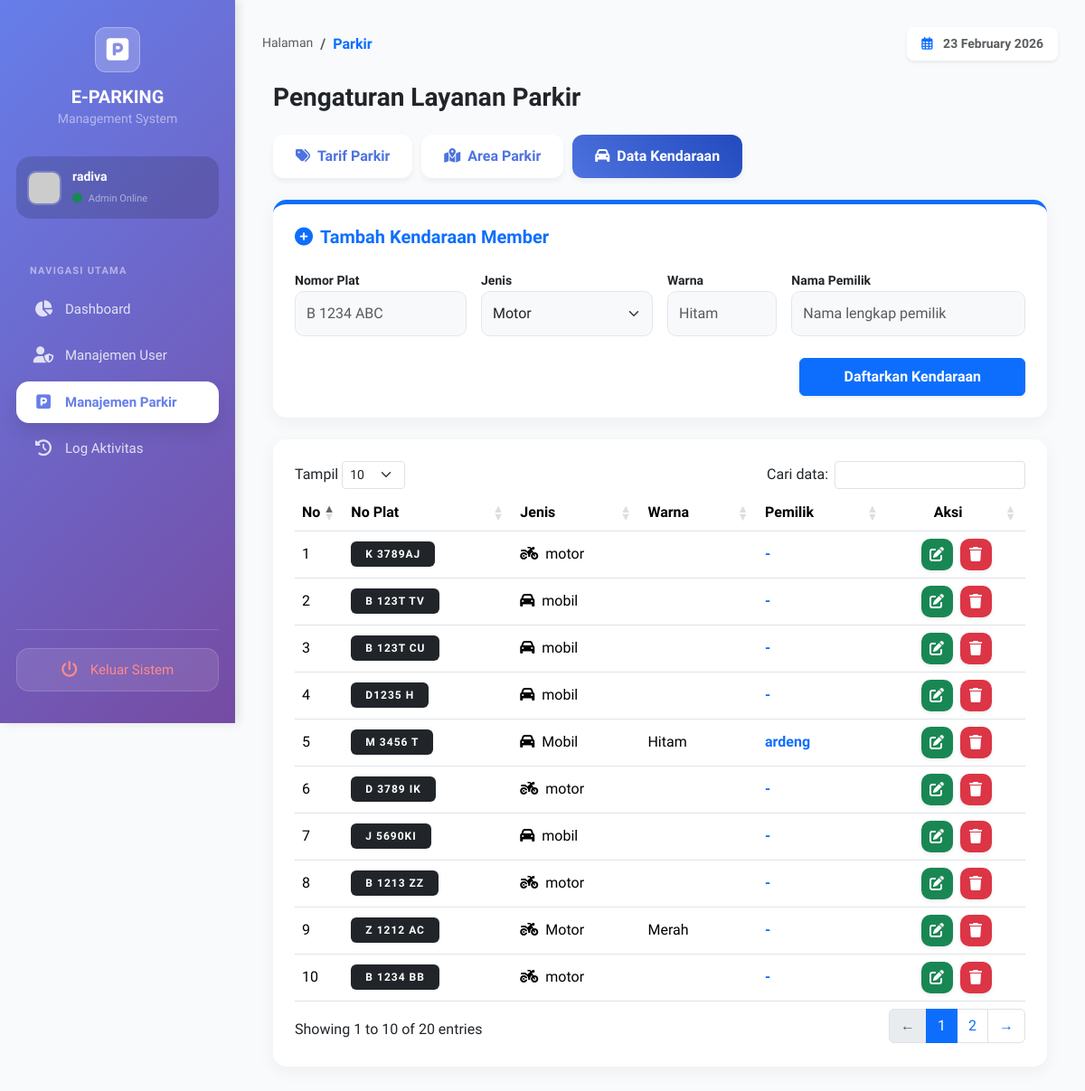
/Views/admin/admin.php?page=parkir&tab=kendaraan (signed in), run on the app's committed database.
### tables this page shows
CREATE TABLE `tb_kendaraan` (
  `id_kendaraan` int(11) NOT NULL,
  `plat_nomor` varchar(15) DEFAULT NULL,
  `jenis_kendaraan` varchar(20) DEFAULT NULL,
  `warna` varchar(20) DEFAULT NULL,
  `pemilik` varchar(100) DEFAULT NULL,
  `id_user` int(11) DEFAULT NULL
);

### Model/AdminModel.php (called while the page is built, shortened)
<?php
class AdminModel {
    private $db;
    public function __construct($db_conn) {
        $this->db = $db_conn;
    }
    public function getAllKendaraan() {
        return mysqli_query($this->db, "SELECT * FROM tb_kendaraan ORDER BY id_kendaraan DESC");
    }
}

### Views/admin/manajemen_parkir.php (the view, shortened to what this page needs)
<?php
require_once __DIR__ . '/../../Model/AdminModel.php';
$model = new AdminModel($conn);
$tab = $_GET['tab'] ?? 'tarif';
$editId = $_GET['edit'] ?? null;
?>
<link rel="stylesheet" href="https://cdn.datatables.net/1.13.6/css/dataTables.bootstrap5.min.css">
<link rel="stylesheet" href="https://cdnjs.cloudflare.com/ajax/libs/animate.css/4.1.1/animate.min.css">
<div class="container-fluid animate__animated animate__fadeIn">
    <div class="d-flex align-items-center justify-content-between mb-4">
        <h3 class="fw-bold text-gray-800 m-0">Pengaturan Layanan Parkir</h3>
    </div>
    <ul class="nav nav-pills mb-4" id="pills-tab">
        <li class="nav-item">
            <a class="nav-link <?= $tab=='tarif'?'active':'' ?>" href="?page=parkir&tab=tarif">
                <i class="fas fa-tags me-2"></i>Tarif Parkir
            </a>
        </li>
        <li class="nav-item">
            <a class="nav-link <?= $tab=='area'?'active':'' ?>" href="?page=parkir&tab=area">
                <i class="fas fa-map-marked-alt me-2"></i>Area Parkir
            </a>
        </li>
        <li class="nav-item">
            <a class="nav-link <?= $tab=='kendaraan'?'active':'' ?>" href="?page=parkir&tab=kendaraan">
                <i class="fas fa-car me-2"></i>Data Kendaraan
            </a>
        </li>
    </ul>
    <?php if($tab=='kendaraan'):
        $edit = ($editId) ? $model->getKendaraanById($editId) : null;
        $qKendaraan = $model->getAllKendaraan();
    ?>
        <div class="card card-custom p-4 mb-4 border-top border-primary border-5">
            <h5 class="fw-bold mb-4 text-primary"><?= $edit?'<i class="fas fa-edit me-2"></i>Edit':'<i class="fas fa-plus-circle me-2"></i>Tambah' ?> Kendaraan Member</h5>
            <form method="post" action="../../Controller/ParkirController.php">
                <div class="row g-3">
                    <div class="col-md-3">
                        <label class="small fw-bold">Nomor Plat</label>
                        <input name="plat_nomor" class="form-control form-control-custom bg-light" placeholder="B 1234 ABC" value="<?= htmlspecialchars($edit['plat_nomor'] ?? '') ?>" required>
                    </div>
                    <div class="col-md-3">
                        <label class="small fw-bold">Jenis</label>
                        <select name="jenis_kendaraan" class="form-select form-control-custom bg-light" required>
                            <option value="Motor" <?= (($edit['jenis_kendaraan'] ?? '') == 'Motor') ? 'selected' : '' ?>>Motor</option>
                        </select>
                    </div>
                    <div class="col-md-2">
                        <label class="small fw-bold">Warna</label>
                        <input name="warna" class="form-control form-control-custom bg-light" placeholder="Hitam" value="<?= htmlspecialchars($edit['warna'] ?? '') ?>" required>
                    </div>
                    <div class="col-md-4">
                        <label class="small fw-bold">Nama Pemilik</label>
                        <input name="pemilik" class="form-control form-control-custom bg-light" placeholder="Nama lengkap pemilik" value="<?= htmlspecialchars($edit['pemilik'] ?? '') ?>" required>
                    </div>
                </div>
                <div class="mt-4 text-end">
                    <button type="submit" name="<?= $edit?'update_kendaraan':'tambah_kendaraan' ?>" class="btn <?= $edit?'btn-success':'btn-primary' ?> px-5 py-2 shadow-sm fw-bold">
                        <?= $edit?'Simpan Perubahan':'Daftarkan Kendaraan' ?>
                    </button>
                </div>
            </form>
        </div>
        <div class="card card-custom p-4">
            <table class="table table-hover align-middle datatable-init">
                <thead><tr><th>No</th><th>No Plat</th><th>Jenis</th><th>Warna</th><th>Pemilik</th><th class="text-center">Aksi</th></tr></thead>
                <tbody>
                    <?php $no=1; while($k = mysqli_fetch_assoc($qKendaraan)): ?>
                    <tr>
                        <td width="5%"><?= $no++ ?></td>
                        <td><span class="badge bg-dark px-3 py-2" style="letter-spacing: 1px;"><?= htmlspecialchars($k['plat_nomor'] ?? '') ?></span></td>
                        <td><i class="fas <?= strtolower($k['jenis_kendaraan'] ?? '')=='motor'?'fa-motorcycle':'fa-car' ?> me-2"></i><?= htmlspecialchars($k['jenis_kendaraan'] ?? '') ?></td>
                        <td><?= htmlspecialchars($k['warna'] ?? '') ?></td>
                        <td class="fw-bold text-primary"><?= htmlspecialchars($k['pemilik'] ?? '-') ?></td>
                        <td class="text-center">
                            <a href="?page=parkir&tab=kendaraan&edit=<?= $k['id_kendaraan'] ?>" class="btn-action btn-edit me-1 shadow-sm"><i class="fas fa-edit"></i></a>
                            <button onclick="confirmHapus('kendaraan', <?= $k['id_kendaraan'] ?>)" class="btn-action btn-delete shadow-sm"><i class="fas fa-trash"></i></button>
                        </td>
                    </tr>
                    <?php endwhile; ?>
                </tbody>
            </table>
        </div>
    <?php endif; ?>
</div>

### Views/admin/admin.php (style rules this page uses)
:root { --primary-gradient: linear-gradient(135deg, #667eea 0%, #764ba2 100%); --sidebar-width: 260px; }
body { background: #f8fafc; font-family: 'Plus Jakarta Sans', sans-serif; overflow-x: hidden; }

### Views/admin/manajemen_parkir.php (style rules this page uses)
.nav-pills .nav-link { border-radius: 12px; padding: 12px 25px; color: #4e73df; font-weight: 600; background: #fff; margin-right: 10px; box-shadow: 0 4px 6px rgba(0,0,0,0.05); transition: 0.3s; }
.nav-pills .nav-link.active { background: linear-gradient(45deg, #4e73df, #224abe); color: white; }
.card-custom { border: none; border-radius: 15px; box-shadow: 0 5px 20px rgba(0,0,0,0.05); }
.form-control-custom { border-radius: 10px; border: 1px solid #e3e6f0; padding: 12px; }
.btn-action { width: 35px; height: 35px; border-radius: 10px; display: inline-flex; align-items: center; justify-content: center; transition: 0.3s; text-decoration: none; }
.btn-edit { background: #198754; color: white; border: none; }
.btn-delete { background: #dc3545; color: white; border: none; }

### data on the page
tb_kendaraan: plat_nomor "K 3789AJ", jenis_kendaraan "motor", pemilik "-"
tb_kendaraan: plat_nomor "B 123T TV", jenis_kendaraan "mobil", pemilik "-"
tb_kendaraan: plat_nomor "B 123T CU", jenis_kendaraan "mobil", pemilik "-"
tb_kendaraan: plat_nomor "D1235 H", jenis_kendaraan "mobil", pemilik "-"
tb_kendaraan: plat_nomor "M 3456 T", jenis_kendaraan "Mobil", warna "Hitam", pemilik "ardeng"
tb_kendaraan: plat_nomor "D 3789 IK", jenis_kendaraan "motor", pemilik "-"
tb_kendaraan: plat_nomor "J 5690KI", jenis_kendaraan "mobil", pemilik "-"
tb_kendaraan: plat_nomor "B 1213 ZZ", jenis_kendaraan "motor", pemilik "-"
tb_kendaraan: plat_nomor "Z 1212 AC", jenis_kendaraan "Motor", warna "Merah", pemilik "-"
tb_kendaraan: plat_nomor "B 1234 BB", jenis_kendaraan "motor", pemilik "-"

### other printed values
$_SESSION['nama'] "radiva"
$page "Parkir"
